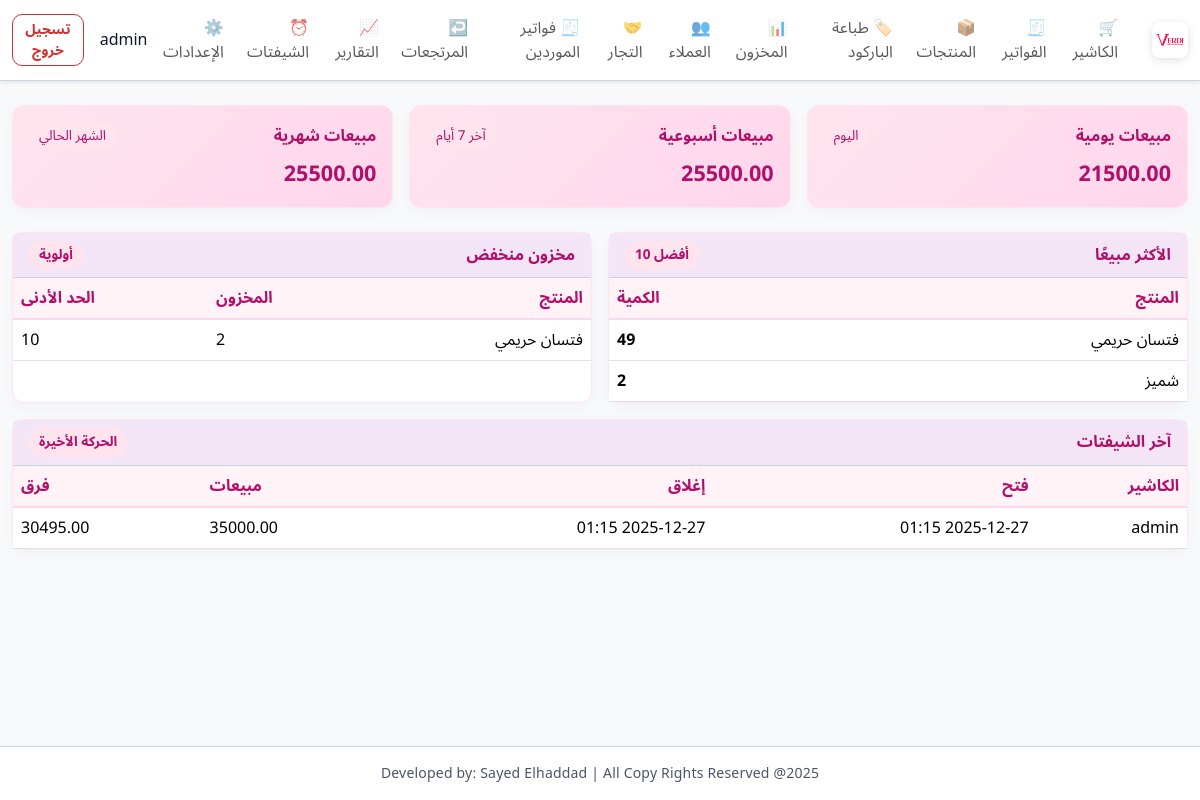
The app's page /reports (signed in) with its own data.
### app/models.py (models this page shows)
class User(UserMixin, db.Model):
    __tablename__ = "users"
    id = db.Column(db.Integer, primary_key=True)
    username = db.Column(db.String(80), unique=True, nullable=False)
    password_hash = db.Column(db.String(255), nullable=False)
    role = db.Column(db.String(20), nullable=False, default="cashier")

class Product(db.Model):
    __tablename__ = "products"
    id = db.Column(db.Integer, primary_key=True)
    name = db.Column(db.String(120), nullable=False)
    price = db.Column(db.Float, nullable=False, default=0)
    stock_qty = db.Column(db.Integer, nullable=False, default=0)
    min_stock_alert = db.Column(db.Integer, nullable=False, default=0)
    barcode = db.Column(db.String(32), unique=True, nullable=False)

class Shift(db.Model):
    __tablename__ = "shifts"
    id = db.Column(db.Integer, primary_key=True)
    cashier_name = db.Column(db.String(80), nullable=False)
    opening_cash = db.Column(db.Float, nullable=False, default=0)
    closing_cash = db.Column(db.Float, default=0)
    sales_total = db.Column(db.Float, default=0)
    net_cash = db.Column(db.Float, default=0)
    diff_cash = db.Column(db.Float, default=0)
    start_time = db.Column(db.DateTime, default=datetime.utcnow)
    end_time = db.Column(db.DateTime)

### app/routes.py (the view)
@main_bp.route("/reports")
@login_required
def reports():
    today = datetime.utcnow().date()
    week_ago = today - timedelta(days=7)
    month_ago = today - timedelta(days=30)
    def sum_period(start_date):
        return (
            db.session.query(db.func.sum(Sale.net_total))
            .filter(db.func.date(Sale.created_at) >= start_date)
            .scalar()
            or 0
        )
    data = {
        "daily": sum_period(today),
        "weekly": sum_period(week_ago),
        "monthly": sum_period(month_ago),
        "best": db.session.query(
            SaleItem.product_name, db.func.sum(SaleItem.qty).label("q")
        )
        .group_by(SaleItem.product_name)
        .order_by(db.desc("q"))
        .limit(5)
        .all(),
        "low_stock": Product.query.filter(
            Product.stock_qty <= Product.min_stock_alert
        ).all(),
        "shifts": Shift.query.order_by(Shift.start_time.desc()).limit(5).all(),
    }
    return render_template("reports.html", data=data)

### app/models.py (called while the page is built)
@login_manager.user_loader
def load_user(user_id):
    return User.query.get(int(user_id))

### app/templates/reports.html (shortened to what this page needs)
{% extends 'base.html' %}
{% block content %}
<div class="row g-3 mb-4">
  <div class="col-md-4">
    <div class="card stats-card h-100 p-3">
      <div class="d-flex justify-content-between align-items-center mb-2">
        <span class="section-title">مبيعات يومية</span>
        <span class="pill">اليوم</span>
      </div>
      <div class="stats-value">{{ '%.2f'|format(data.daily) }}</div>
    </div>
  </div>
  <div class="col-md-4">
    <div class="card stats-card h-100 p-3">
      <div class="d-flex justify-content-between align-items-center mb-2">
        <span class="section-title">مبيعات أسبوعية</span>
        <span class="pill">آخر 7 أيام</span>
      </div>
      <div class="stats-value">{{ '%.2f'|format(data.weekly) }}</div>
    </div>
  </div>
  <div class="col-md-4">
    <div class="card stats-card h-100 p-3">
      <div class="d-flex justify-content-between align-items-center mb-2">
        <span class="section-title">مبيعات شهرية</span>
        <span class="pill">الشهر الحالي</span>
      </div>
      <div class="stats-value">{{ '%.2f'|format(data.monthly) }}</div>
    </div>
  </div>
</div>
<div class="row g-3 mb-3">
  <div class="col-lg-6">
    <div class="card h-100">
      <div class="card-header d-flex justify-content-between align-items-center">
        <span class="section-title">الأكثر مبيعًا</span>
        <span class="pill">أفضل 10</span>
      </div>
      <div class="card-body p-0">
        <table class="table mb-0 align-middle">
          <thead><tr><th>المنتج</th><th class="text-end">الكمية</th></tr></thead>
          <tbody>
            {% for name, qty in data.best %}
            <tr>
              <td>{{ name }}</td>
              <td class="text-end fw-semibold">{{ qty }}</td>
            </tr>
            {% else %}
            <tr><td colspan="2" class="text-center p-3">لا بيانات</td></tr>
            {% endfor %}
          </tbody>
        </table>
      </div>
    </div>
  </div>
  <div class="col-lg-6">
    <div class="card h-100">
      <div class="card-header d-flex justify-content-between align-items-center">
        <span class="section-title">مخزون منخفض</span>
        <span class="pill">أولوية</span>
      </div>
      <div class="card-body p-0">
        <table class="table mb-0 align-middle">
          <thead><tr><th>المنتج</th><th class="text-end">المخزون</th><th class="text-end">الحد الأدنى</th></tr></thead>
          <tbody>
            {% for p in data.low_stock %}
            <tr>
              <td>{{ p.name }}</td>
              <td class="text-end">{{ p.stock_qty }}</td>
              <td class="text-end">{{ p.min_stock_alert }}</td>
            </tr>
            {% else %}
            <tr><td colspan="3" class="text-center p-3">لا يوجد</td></tr>
            {% endfor %}
          </tbody>
        </table>
      </div>
    </div>
  </div>
</div>
<div class="card">
  <div class="card-header d-flex justify-content-between align-items-center">
    <span class="section-title">آخر الشيفتات</span>
    <span class="pill">الحركة الأخيرة</span>
  </div>
  <div class="card-body p-0">
    <table class="table mb-0 align-middle">
      <thead><tr><th>الكاشير</th><th>فتح</th><th>إغلاق</th><th class="text-end">مبيعات</th><th class="text-end">فرق</th></tr></thead>
      <tbody>
        {% for s in data.shifts %}
        <tr>
          <td>{{ s.cashier_name }}</td>
          <td>{{ s.start_time.strftime('%Y-%m-%d %H:%M') }}</td>
          <td>{% if s.end_time %}{{ s.end_time.strftime('%Y-%m-%d %H:%M') }}{% else %}-{% endif %}</td>
          <td class="text-end">{{ '%.2f'|format(s.sales_total or 0) }}</td>
          <td class="text-end">{{ '%.2f'|format(s.diff_cash or 0) }}</td>
        </tr>
        {% else %}
        <tr><td colspan="5" class="text-center p-3">لا شيفتات</td></tr>
        {% endfor %}
      </tbody>
    </table>
  </div>
</div>
{% endblock %}

### app/templates/base.html (shortened to what this page needs)
<!DOCTYPE html>
<html lang="ar" dir="rtl">
<head>
  <link href="https://cdn.jsdelivr.net/npm/bootstrap@5.3.2/dist/css/bootstrap.rtl.min.css" rel="stylesheet">
  <link rel="stylesheet" href="{{ url_for('static', filename='css/style.css', v='20251227') }}">
</head>
<body class="layout-body">
<nav class="navbar navbar-expand-lg navbar-light bg-white shadow-sm mb-4">
  <div class="container-fluid">
    <a class="navbar-brand" href="{{ url_for('main.pos') }}">
      <img src="{{ url_for('static', filename='img/logo.png') }}" alt="logo" class="brand-logo">
    </a>
    <div class="collapse navbar-collapse" id="navMenu">
      <ul class="navbar-nav me-auto mb-2 mb-lg-0">
        <li class="nav-item"><a class="nav-link {% if request.endpoint == 'main.pos' %}active{% endif %}" href="{{ url_for('main.pos') }}">🛒 الكاشير</a></li>
        <li class="nav-item"><a class="nav-link {% if request.endpoint == 'main.sales' %}active{% endif %}" href="{{ url_for('main.sales') }}">🧾 الفواتير</a></li>
        <li class="nav-item"><a class="nav-link" href="{{ url_for('main.products') }}">📦 المنتجات</a></li>
        <li class="nav-item"><a class="nav-link" href="{{ url_for('main.print_barcodes') }}">🏷️ طباعة الباركود</a></li>
        <li class="nav-item"><a class="nav-link" href="{{ url_for('main.inventory') }}">📊 المخزون</a></li>
        <li class="nav-item"><a class="nav-link" href="{{ url_for('main.customers') }}">👥 العملاء</a></li>
        <li class="nav-item"><a class="nav-link" href="{{ url_for('main.suppliers') }}">🤝 التجار</a></li>
        <li class="nav-item"><a class="nav-link" href="{{ url_for('main.supplier_invoices') }}">🧾 فواتير الموردين</a></li>
        <li class="nav-item"><a class="nav-link" href="{{ url_for('main.returns') }}">↩️ المرتجعات</a></li>
        <li class="nav-item"><a class="nav-link" href="{{ url_for('main.reports') }}">📈 التقارير</a></li>
        <li class="nav-item"><a class="nav-link" href="{{ url_for('main.shifts') }}">⏰ الشيفتات</a></li>
        <li class="nav-item"><a class="nav-link" href="{{ url_for('main.settings') }}">⚙️ الإعدادات</a></li>
      </ul>
      <div class="d-flex align-items-center">
        <span class="me-3">{{ current_user.username }}</span>
        <a href="{{ url_for('auth.logout') }}" class="btn btn-outline-danger btn-sm">تسجيل خروج</a>
      </div>
    </div>
  </div>
</nav>
<div class="container-fluid mb-5 main-content">
  {% block content %}{% endblock %}
</div>
<footer class="app-footer text-center py-3 small mt-auto">
  Developed by: Sayed Elhaddad | All Copy Rights Reserved @2025
</footer>
</body>
</html>

### app/static/css/style.css (style rules this page uses)
:root { --md-primary: #7b1fa2; --md-primary-variant: #9c27b0; --md-on-primary: #ffffff; --md-primary-container: #f3e5f5; --md-secondary: #00897b; --md-on-secondary: #ffffff; --md-surface: #f8f9fb; --md-surface-2: #ffffff; --md-outline: #cbd5e1; --md-muted: #6b7280; --md-ink: #0f172a; --md-success: #2e7d32; --md-warning: #ed6c02; --md-error: #d32f2f; --brand: var(--md-primary); --brand-2: var(--md-primary-variant); --ink: var(--md-ink); --muted: var(--md-muted); --card: var(--md-surface-2); --soft: var(--md-surface); --border: var(--md-outline); --md-radius: 12px; --md-shadow-1: 0 2px 6px rgba(0,0,0,0.08); --md-shadow-2: 0 4px 12px rgba(0,0,0,0.10); --md-shadow-3: 0 8px 18px rgba(0,0,0,0.12); --space-1: 8px; --space-2: 16px; --space-3: 24px; }
body { direction: rtl; text-align: right; font-family: 'Cairo', 'IBM Plex Sans Arabic', 'Noto Sans Arabic', 'Segoe UI', Tahoma, sans-serif; background: var(--md-surface); color: var(--md-ink); }
.layout-body { min-height: 100vh; display: flex; flex-direction: column; }
.main-content { flex: 1; }
.card-header { font-weight: 700; background: var(--md-primary-container); color: var(--md-primary); border-bottom: 1px solid var(--md-outline); }
.table thead th { background: var(--md-primary-container); font-weight: 700; color: var(--md-primary); border-bottom: 1px solid var(--md-outline); }
.navbar { background: var(--md-surface-2); border-bottom: 1px solid var(--md-outline); box-shadow: var(--md-shadow-2); }
.navbar-brand img { height: 36px; }
.brand-logo { height: 40px; margin-left: 10px; border-radius: 8px; box-shadow: 0 2px 10px rgba(0,0,0,0.12); }
.card { border-radius: var(--md-radius); box-shadow: var(--md-shadow-1); border: 1px solid var(--md-outline); background: var(--md-surface-2); }
.table th, .table td { vertical-align: middle; }
.btn { border-radius: 10px; font-weight: 600; }
.btn-outline-danger { border-width: 1.5px; color: var(--md-error); border-color: var(--md-error); }
.app-footer { background: rgba(255,255,255,0.95); border-top: 1px solid var(--md-outline); color: #4b5563; letter-spacing: 0.2px; margin-top: auto; }

### app/templates/reports.html (style rules this page uses)
.stats-card { background: linear-gradient(135deg, #ffe4ed, #ffd6ec); border: none; box-shadow: 0 6px 20px rgba(255, 105, 180, 0.08); }
.stats-value { font-size: 1.35rem; font-weight: 700; color: #b10f6a; }
.table thead th { background: #fff3f8; border-bottom: 2px solid #ffd6ec; color: #b10f6a; }
.pill { display: inline-block; padding: 4px 10px; border-radius: 999px; font-size: 0.85rem; background: #ffe4ed; color: #b10f6a; }
.card { border: 1px solid #ffe4ed; box-shadow: 0 4px 14px rgba(0,0,0,0.03); }
.section-title { font-weight: 700; color: #b10f6a; }

### records on screen
User: username "admin"
Product: name "فتسان حريمي", stock_qty "2", min_stock_alert "10"
Shift: cashier_name "admin", start_time "2025-12-27 01:15", end_time "2025-12-27 01:15", sales_total "35000.00", diff_cash "30495.00"

### other values on screen
{{ '%.2f'|format(data.daily) }} "21500.00"
{{ '%.2f'|format(data.weekly) }} "25500.00"
{{ '%.2f'|format(data.monthly) }} "25500.00"
{{ name }} "فتسان حريمي" "شميز"
{{ qty }} "49" "2"
